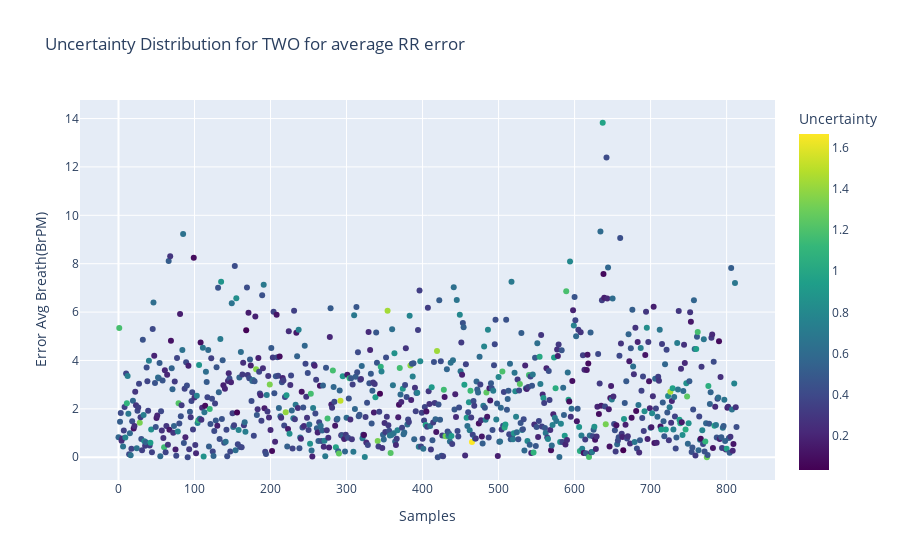
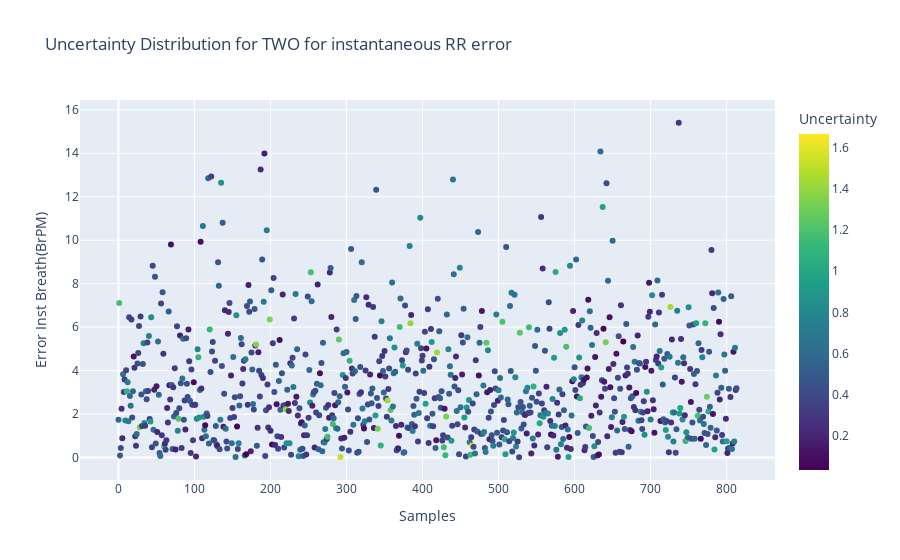

Source (notebook cell) for these figures, in order:
### Code cell
#if input_conf == 'confd':
fig1 = px.scatter(data_confd,x = 'Samples', y="Error Avg Breath(BrPM)",title="Uncertainty Distribution for "+input_conf.upper()+ " for average RR error" ,
                 color="Uncertainty", color_continuous_scale=px.colors.sequential.Viridis)

fig2 = px.scatter(data_confd,x = 'Samples', y="Error Inst Breath(BrPM)",title="Uncertainty Distribution for "+input_conf.upper()+ " for instantaneous RR error" ,
                 color="Uncertainty", color_continuous_scale=px.colors.sequential.Viridis)
fig1.show()
fig2.show()

### Figure 1 — Plotly figure (JSON) as saved in the notebook; plotly's stock layout.template omitted (floating-point values rounded to 4 significant figures; data arrays with more than 128 entries replaced by an {"elided": "..."} marker saying what was removed)
{"data": [{"hovertemplate": "Samples=%{x}<br>Error Avg Breath(BrPM)=%{y}<br>Uncertainty=%{marker.color}<extra></extra>", "legendgroup": "", "marker": {"color": {"elided": "814 float values"}, "coloraxis": "coloraxis", "symbol": "circle"}, "mode": "markers", "name": "", "orientation": "v", "showlegend": false, "type": "scatter", "x": {"elided": "814 int values"}, "xaxis": "x", "y": {"elided": "814 float values"}, "yaxis": "y"}], "layout": {"coloraxis": {"colorbar": {"title": {"text": "Uncertainty"}}, "colorscale": [[0, "#440154"], [0.1111, "#482878"], [0.2222, "#3e4989"], [0.3333, "#31688e"], [0.4444, "#26828e"], [0.5556, "#1f9e89"], [0.6667, "#35b779"], [0.7778, "#6ece58"], [0.8889, "#b5de2b"], [1, "#fde725"]]}, "legend": {"tracegroupgap": 0}, "title": {"text": "Uncertainty Distribution for TWO for average RR error"}, "xaxis": {"anchor": "y", "domain": [0, 1], "title": {"text": "Samples"}}, "yaxis": {"anchor": "x", "domain": [0, 1], "title": {"text": "Error Avg Breath(BrPM)"}}}}

### Figure 2 — Plotly figure (JSON) as saved in the notebook; plotly's stock layout.template omitted (floating-point values rounded to 4 significant figures; data arrays with more than 128 entries replaced by an {"elided": "..."} marker saying what was removed)
{"data": [{"hovertemplate": "Samples=%{x}<br>Error Inst Breath(BrPM)=%{y}<br>Uncertainty=%{marker.color}<extra></extra>", "legendgroup": "", "marker": {"color": {"elided": "814 float values"}, "coloraxis": "coloraxis", "symbol": "circle"}, "mode": "markers", "name": "", "orientation": "v", "showlegend": false, "type": "scatter", "x": {"elided": "814 int values"}, "xaxis": "x", "y": {"elided": "814 float values"}, "yaxis": "y"}], "layout": {"coloraxis": {"colorbar": {"title": {"text": "Uncertainty"}}, "colorscale": [[0, "#440154"], [0.1111, "#482878"], [0.2222, "#3e4989"], [0.3333, "#31688e"], [0.4444, "#26828e"], [0.5556, "#1f9e89"], [0.6667, "#35b779"], [0.7778, "#6ece58"], [0.8889, "#b5de2b"], [1, "#fde725"]]}, "legend": {"tracegroupgap": 0}, "title": {"text": "Uncertainty Distribution for TWO for instantaneous RR error"}, "xaxis": {"anchor": "y", "domain": [0, 1], "title": {"text": "Samples"}}, "yaxis": {"anchor": "x", "domain": [0, 1], "title": {"text": "Error Inst Breath(BrPM)"}}}}
